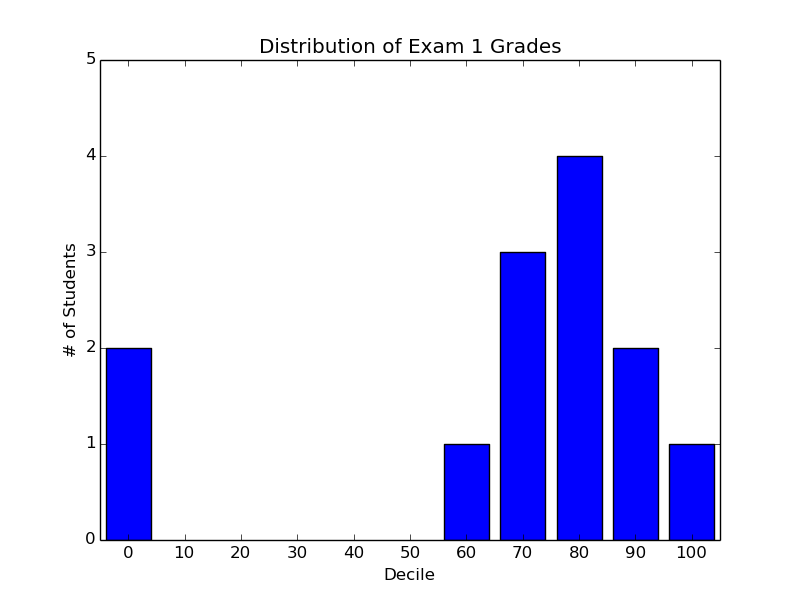

Write Python code to recreate this figure.
#!/usr/bin/env python
from matplotlib import pyplot as plt
from collections import Counter

grades = [83, 95, 91, 87, 70, 0, 85, 82, 100, 67, 73, 77, 0]
decile = lambda grade: grade // 10 * 10
histogram = Counter(decile(grade) for grade in grades)
print histogram # {80: 4, 70: 3, 0: 2, 90: 2, 100: 1, 60: 1}

# as above shows, decile is used for getting decile part, because first
# it get the decimal number, then multiple by 10
# ************** Code below ******************
# for grade in grades:
#	print decile(grade) # get the decile part,

plt.bar([x - 4 for x in histogram.keys()],  # shift to left by 4
	histogram.values(),	# value, which is height 
	8)	# width of the bar
plt.axis([-5, 105, 0, 5])	# x from -5 to 105, y from 0 to 5

plt.xticks([10 * i for i in range(11)])	# label at 0, 10, ..., 100
plt.xlabel("Decile")
plt.ylabel("# of Students")
plt.title("Distribution of Exam 1 Grades")
plt.savefig("py3.png")
plt.show()


# bar() accepts the key, value(which is x value and y value...), and it
# also accepts the width of the bar
#
# xticks() accepts the label of the x axis that will show on x-axis
#
# axis() sets the range/boundry of the x and y axis

